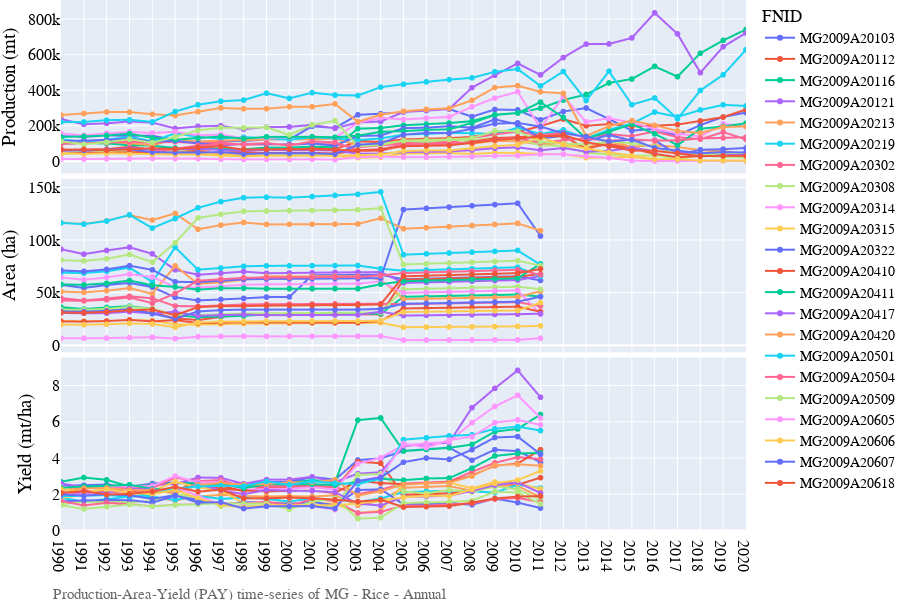
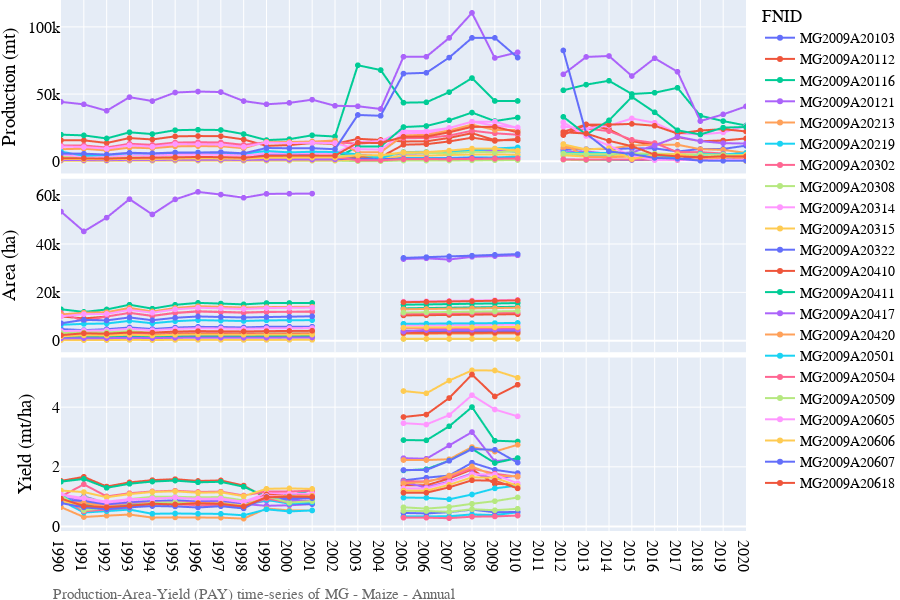

Notebook source saved alongside these figures, in order:
### Code cell
# Lineplot of Production-Area-Yield (PAY) time-series
country_iso, country_name = 'MG', 'Madagascar'
df = pd.read_hdf('../data/crop/adm_crop_production_%s.hdf' % country_iso)
df = df[df['gscd_code']=='calibrated']; df['year'] = df['harvest_year']
year = [df['year'].min(), df['year'].max()]
product_season = [
    ['Rice','Annual'],
    ['Maize','Annual'],
]
for product_name, season_name in product_season:
    footnote = 'Production-Area-Yield (PAY) time-series of %s - %s - %s' % (country_iso, product_name, season_name)
    fn_save = '../figures/%s_line_pay_%s_%s.png' % (country_iso, product_name, season_name)
    sub = df[(df['product'] == product_name) & (df['season_name'] == season_name)]
    fig = PlotLinePAY(sub, year, footnote, fn_save)
    fig.show()
